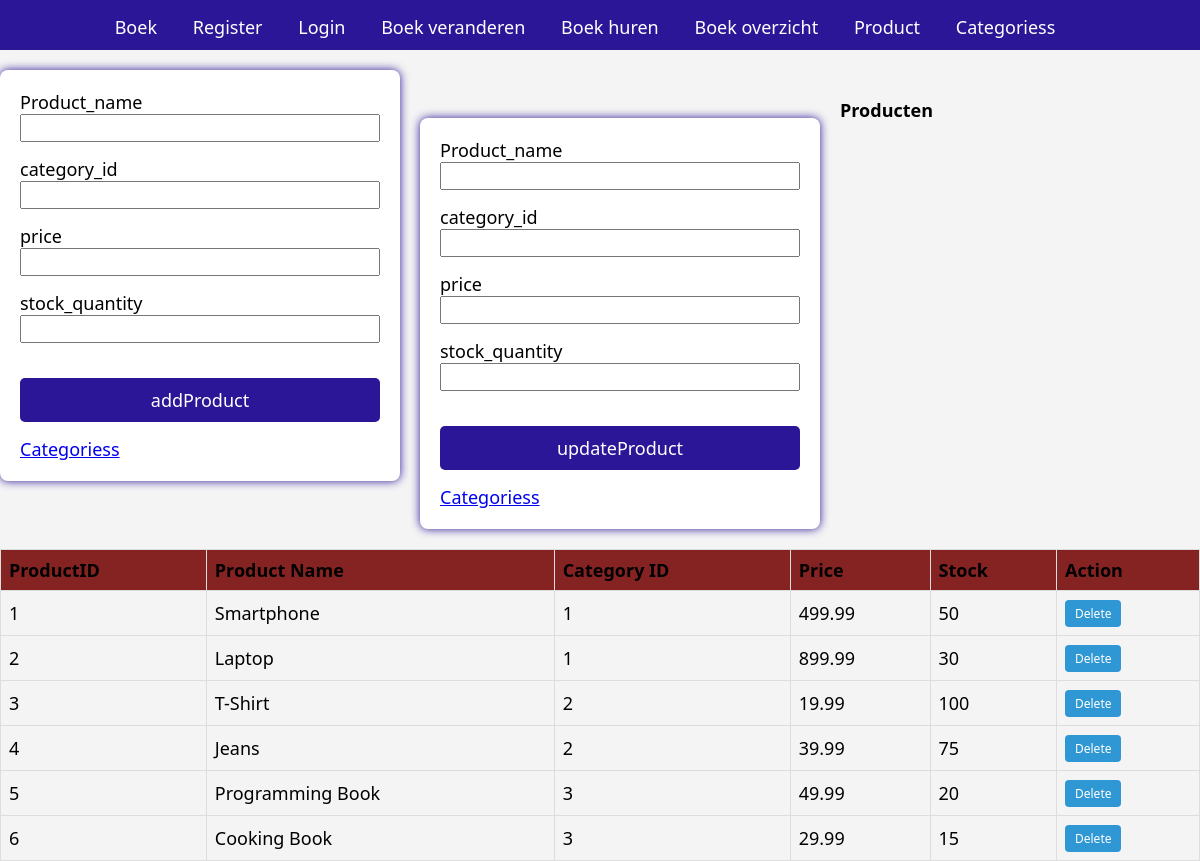
The app's page /Product.php with its own data.
### tables this page shows
CREATE TABLE Products (
    product_id INT PRIMARY KEY AUTO_INCREMENT,
    product_name VARCHAR(255),
    category_id INT,
    price DECIMAL(10, 2),
    stock_quantity INT,
    FOREIGN KEY (category_id) REFERENCES Categoriess(category_id)
);

### int/db.php (called while the page is built, shortened)
<?php
class Database {
    public function connect()
    {
        try {
            $this->conn = new PDO("mysql:host=localhost;dbname=crud1", "root", "");
            $this->conn->setAttribute(PDO::ATTR_ERRMODE, PDO::ERRMODE_EXCEPTION);
            return $this->conn;
        } catch (PDOException $e) {
            echo "Connection failed: " . $e->getMessage();
        }
    }
}
?>

### Product.php (the view, shortened to what this page needs)
<?php
require_once 'head/Head.php';
require_once 'int/db.php';
class Product extends Database
{
    public function getProducts()
    {
        try {
            $sql = "SELECT * FROM Products";
            $stmt = $this->connect()->prepare($sql);
            $stmt->execute();
            return $stmt->fetchAll(PDO::FETCH_ASSOC);
        } catch (PDOException $e) {
            throw new Exception("Error, geen product gevonden " . $e->getMessage());
        }
    }
}
?>
<section class="formR">
    <form method="post">
        <label for="product_name">Product_name</label>
        <input type="text" name="product_name" id="product_name">
        <label for="category_id">category_id</label>
        <input type="text" name="category_id" id="category_id">
        <label for="price">price</label>
        <input type="text" name="price" id="price">
        <label for="stock_quantity">stock_quantity</label>
        <input type="text" name="stock_quantity" id="stock_quantity">
        <input type="submit" name="addProduct" value="addProduct">
    </form>
    <a href="Categoriess.php">Categoriess</a>
</section>
<section class="formR">
    <form method="post">
        <label for="product_name">Product_name</label>
        <input type="text" name="product_name" id="product_name">
        <label for="category_id">category_id</label>
        <input type="text" name="category_id" id="category_id">
        <label for="price">price</label>
        <input type="text" name="price" id="price">
        <label for="stock_quantity">stock_quantity</label>
        <input type="text" name="stock_quantity" id="stock_quantity">
        <input type="submit" name="updateProduct" value="updateProduct">
    </form>
    <a href="Categoriess.php">Categoriess</a>
</section>
<table class="tab2">
    <h2>Producten</h2>
    <tr>
        <th>ProductID</th>
        <th>Product Name</th>
        <th>Category ID</th>
        <th>Price</th>
        <th>Stock</th>
        <th>Action</th>
    </tr>
    <?php
    $productIn = new Product();
    $productData = $productIn->getProducts();
    foreach ($productData as $product) {
        echo "<tr>";
        echo "<td>{$product['product_id']}</td>";
        echo "<td>{$product['product_name']}</td>";
        echo "<td>{$product['category_id']}</td>";
        echo "<td>{$product['price']}</td>";
        echo "<td>{$product['stock_quantity']}</td>";
        echo "<td>
                <form method='post' action='{$_SERVER['PHP_SELF']}'>
                    <input type='hidden' name='product_id' value='{$product['product_id']}'>
                    <input type='hidden' name='action' value='deleteProduct'>
                    <button type='submit'>Delete</button>
                </form>
              </td>";
        echo "</tr>";
    }
    ?>
</table>

### head/Head.php (shortened to what this page needs)
<!DOCTYPE html>
<html lang="en">
<head>
    <link rel="stylesheet" href="css/style.css">
</head>
<body>
    <nav class="mainNav">
        <a href="Boek.php">Boek</a>
        <a href="Register.php">Register</a>
        <a href="Login.php">Login</a>
        <a href="UpdateBoek.php">Boek veranderen</a>
        <a href="BoekHuren.php">Boek huren</a>
        <a href="BoekOverzicht.php">Boek overzicht</a>
        <a href="Product.php">Product</a>
        <a href="Categoriess.php">Categoriess</a>
    </nav>
</body>
</html>

### css/style.css (style rules this page uses)
* { font-family: Calibri, Candara, Segoe, Segoe UI, Optima, Arial, sans-serif; font-size: 18px; margin: 0; padding: 0; box-sizing: border-box; }
body { background-color: #f4f4f4; }
.formR, .formR1 { max-width: 400px; margin: 20px auto; background-color: #fff; padding: 20px; border-radius: 8px; box-shadow: 0 0 10px rgba(43, 22, 152); float: left; margin-right: 20px; }
.formR label, .formR input, .formR select, .formR1 label, .formR1 input, .formR1 select { margin-bottom: 15px; width: 100%; }
.formR input[type="submit"], .formR1 input[type="submit"] { display: block; width: 100%; margin-top: 20px; padding: 10px; background-color: rgb(43, 22, 152); color: #fff; border: none; border-radius: 5px; cursor: pointer; }
.mainNav { font-size: 22px; background-color: rgb(43, 22, 152); text-align: center; padding: 10px; }
.mainNav a { text-decoration: none; color: #ffffff; margin: 0 15px; }
.tableS, .tab2 { width: 100%; border-collapse: collapse; margin-top: 20px; }
.tableS th, .tableS td, .tab2 th, .tab2 td { border: 1px solid #ddd; padding: 8px; text-align: left; }
.tableS th, .tab2 th { background-color: #f2f2f2; }
.tab2 th { background-color: #852222; }
.delete-btn, .tab2 button { background-color: #2f97d3; color: #fff; border: none; padding: 5px 10px; cursor: pointer; border-radius: 4px; }
.tab2 button { font-size: 12px; text-align: center; text-decoration: none; display: inline-block; }

### records on screen
products: product_id "1", product_name "Smartphone", category "1", price "499.99", stock_quantity "50"
products: product_id "2", product_name "Laptop", category "1", price "899.99", stock_quantity "30"
products: product_id "3", product_name "T-Shirt", category "2", price "19.99", stock_quantity "100"
products: product_id "4", product_name "Jeans", category "2", price "39.99", stock_quantity "75"
products: product_id "5", product_name "Programming Book", category "3", price "49.99", stock_quantity "20"
products: product_id "6", product_name "Cooking Book", category "3", price "29.99", stock_quantity "15"
